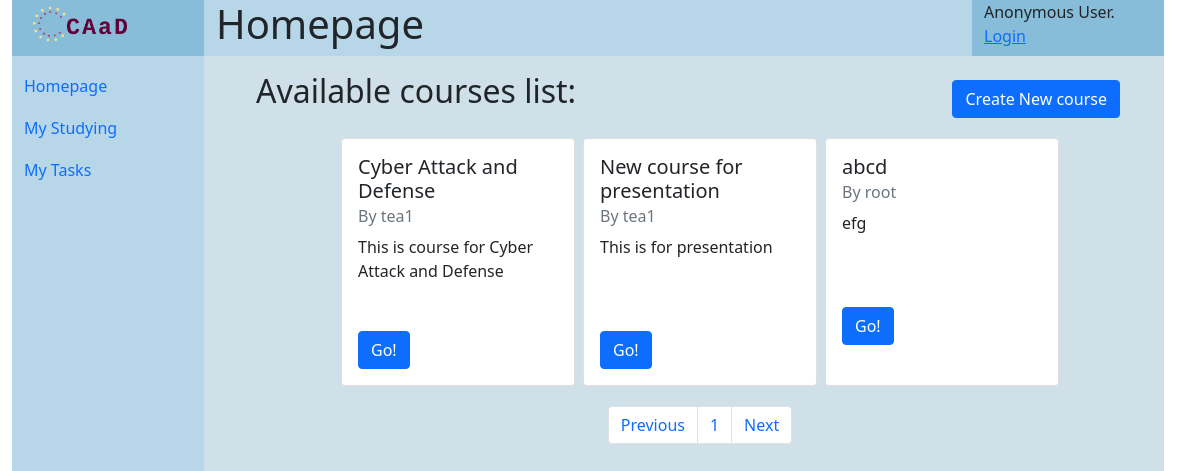
Before: / with the older database file.
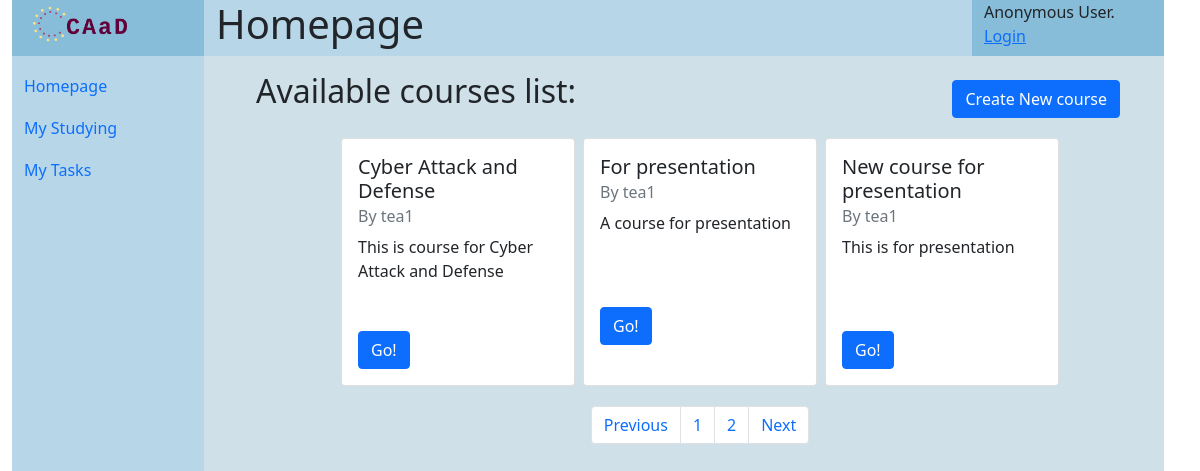
After: the same page with the newer database file.
### courses/models.py (models this page shows, shortened)
class Course(models.Model):
    name = models.CharField('course name', max_length=32)
    password = models.CharField('joining password', max_length=8)
    description = models.CharField('description', max_length=512)
    is_open = models.BooleanField("Is open to all", default=True)
    create_date = models.DateTimeField('date created up', default=now())
    creator = models.ForeignKey(User, on_delete=models.CASCADE)

### courses/views.py (the view)
# urls.py: path('', courses.views.PlatformHomepageView.as_view(), name='index'),
class PlatformHomepageView(ListView):
    queryset = Course.objects.order_by('name').filter(is_open=True).all()
    paginate_by = 3
    context_object_name = "course_list"
    template_name = "courses/index.html"
    def get_context_data(self, **kwargs):
        context = super().get_context_data(**kwargs)
        context["title"] = "Homepage"
        return context

### templates/courses/index.html
{% extends 'generics/base.html' %}
{% block content %}
<div class="list_courses m-3">
    <div class="container-fluid row">
        <h2 class="col-7">Available courses list:</h2>
        <div class="create_course col-5 d-flex justify-content-end align-items-end ">
            <a href="{% url "courses:course_create" %}" class="btn btn-primary text-wrap">
                Create New course
            </a>
        </div>
    </div>
    <div class="row">
        {% if course_list %}
            <div class="d-flex justify-content-center mt-3">
                {% for course in course_list %}
                <div class="card col-3 m-1">
                <div class="card-body">
                    <h5 class="card-title">{{ course.name }}</h5>
                    <h6 class="card-subtitle mb-2 text-muted">By {{ course.creator.username }}</h6>
                    <p class="card-text" style="height: 5rem;">{{ course.description }}</p>
                    <a href="{% url 'courses:course_homepage' course.pk %}" class="btn btn-primary">Go!</a>
                </div>
                </div>
            {% endfor %}
            </div>
        {% else %}
        <h3 class="d-flex justify-content-evenly mt-5">No courses are available for {{ title }}</h3>
        {% endif %}
    </div>
    {% if page_obj %}
    <nav aria-label="Page navigation example">
    <ul class="pagination d-flex justify-content-center m-3">
        {% if page_obj.has_previous %}
            <li class="page-item"><a class="page-link" href="?page={{ page_obj.previous_page_number }}">Previous</a></li>
            {% else %}
            <li class="page-item"><a class="page-link disabled" href="#" disabled>Previous</a></li>
        {% endif %}
        {% for object in page_obj.paginator.page_range %}
            <li class="page-item">
                <a class="page-link" href="?page={{ forloop.counter }}">{{ forloop.counter }}</a>
            </li>
        {% endfor %}
        {% if page_obj.has_next %}
            <li class="page-item"><a class="page-link" href="?page={{ page_obj.next_page_number }}">Next</a></li>
            {% else %}
            <li class="page-item"><a class="page-link disabled" href="#" disabled>Next</a></li>
        {% endif %}
    </ul>
    </nav>
    {% endif %}
</div>
{% endblock content %}

Changed rows visible on the page:
no longer on this page (row unchanged): Course: name "abcd", creator.username "root", description "efg"
added Course: name "For presentation", creator.username "tea1", description "A course for presentation"
Other visible differences:
new list line: "2"
